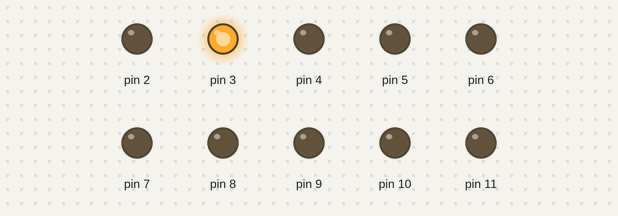
Recording of a sketch running on a simulated Arduino Uno, built with avr-gcc and run on an emulated ATmega328P. Shown: output pins drawn as LEDs (lit = HIGH).

Above: at 0.3 s.
At 1.1 s:
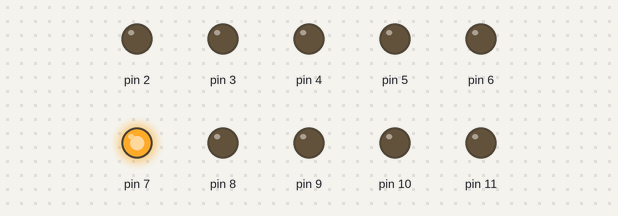
At 2.1 s:
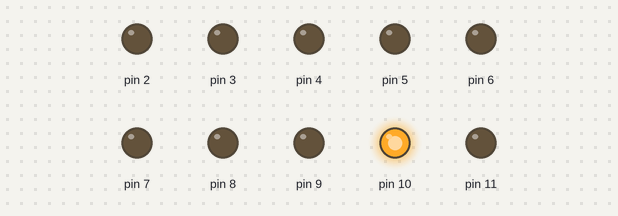
At 3.8 s:
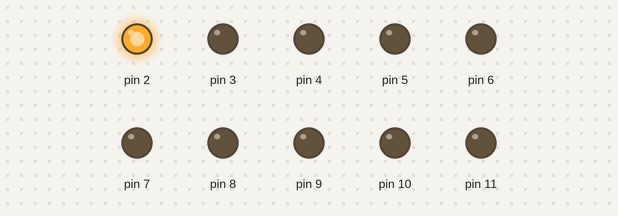
At 6.1 s:
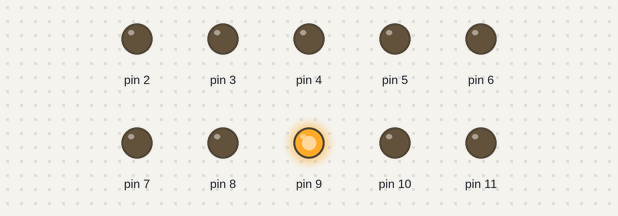
At 8.5 s:
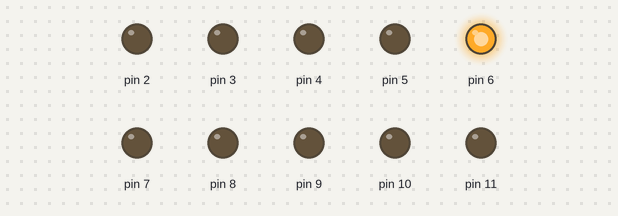
Timing chart, 0 to 8.8 s (numbered marks = the images above):
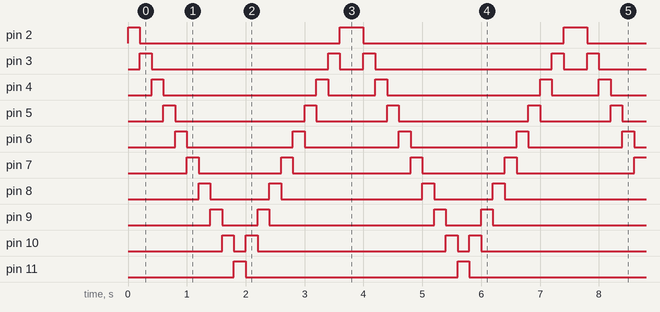

The sketch:

ejercicio6.ino
```cpp
/*
 *  Bienvenidos a Sys On Chip
 * ==============================
 * Ejercicio No.6
 * En este programa vamos a controlar 10 pines digitales
 * del Arduino UNO. El programa consiste en encender y
 * apagar de manera consecutiva 10 leds conectados a los
 * pines digitales del 2 al 11. La secuencia comienza en
 * el pin 2 y activa uno a uno los leds hasta llegar al
 * pin 11. Luego, se regresa la secuencia activando uno
 * a uno los leds desde el pin 11 hasta llegar a la
 * activación del pin 2.
*/

// Declaramos una variable global para definir la velocidad de encendido y apagado de los LEDs
int Vel = 200;  // Tiempo en milisegundos que cada LED permanecerá encendido

void setup() {
  // Configuramos los pines del 2 al 11 como salidas para controlar los LEDs
  // Esto permite que el Arduino envíe señales a estos pines y encienda o apague los LEDs conectados a ellos
  pinMode(2, OUTPUT);
  pinMode(3, OUTPUT);
  pinMode(4, OUTPUT);
  pinMode(5, OUTPUT);
  pinMode(6, OUTPUT);
  pinMode(7, OUTPUT);
  pinMode(8, OUTPUT);
  pinMode(9, OUTPUT);
  pinMode(10, OUTPUT);
  pinMode(11, OUTPUT);
}

void loop() {
  // Secuencia de encendido de izquierda a derecha (pin 2 al 11)
  // Cada LED se enciende, espera un tiempo definido por 'Vel' y luego se apaga
  digitalWrite(2, HIGH);  // Enciende el LED en el pin 2
  delay(Vel);              // Espera el tiempo especificado en 'Vel'
  digitalWrite(2, LOW);   // Apaga el LED en el pin 2

  digitalWrite(3, HIGH);
  delay(Vel);
  digitalWrite(3, LOW);

  digitalWrite(4, HIGH);
  delay(Vel);
  digitalWrite(4, LOW);

  digitalWrite(5, HIGH);
  delay(Vel);
  digitalWrite(5, LOW);

  digitalWrite(6, HIGH);
  delay(Vel);
  digitalWrite(6, LOW);

  digitalWrite(7, HIGH);
  delay(Vel);
  digitalWrite(7, LOW);

  digitalWrite(8, HIGH);
  delay(Vel);
  digitalWrite(8, LOW);

  digitalWrite(9, HIGH);
  delay(Vel);
  digitalWrite(9, LOW);

  digitalWrite(10, HIGH);
  delay(Vel);
  digitalWrite(10, LOW);

  digitalWrite(11, HIGH);
  delay(Vel);
  digitalWrite(11, LOW);

  // Secuencia de encendido de derecha a izquierda (pin 11 al 2)
  // Ahora el proceso se invierte, encendiendo los LEDs en orden inverso
  digitalWrite(10, HIGH);  // Enciende el LED en el pin 10
  delay(Vel);
  digitalWrite(10, LOW);   // Apaga el LED en el pin 10

  digitalWrite(9, HIGH);
  delay(Vel);
  digitalWrite(9, LOW);

  digitalWrite(8, HIGH);
  delay(Vel);
  digitalWrite(8, LOW);

  digitalWrite(7, HIGH);
  delay(Vel);
  digitalWrite(7, LOW);

  digitalWrite(6, HIGH);
  delay(Vel);
  digitalWrite(6, LOW);

  digitalWrite(5, HIGH);
  delay(Vel);
  digitalWrite(5, LOW);

  digitalWrite(4, HIGH);
  delay(Vel);
  digitalWrite(4, LOW);

  digitalWrite(3, HIGH);
  delay(Vel);
  digitalWrite(3, LOW);

  digitalWrite(2, HIGH);
  delay(Vel);
  digitalWrite(2, LOW);
}
```

Measured:
- by itself, pin 2: repeats every 3.8 s: LOW 3.4 s, HIGH 0.40 s
- by itself, pin 3: repeats every 3.8 s: LOW 3.0 s, HIGH 0.20 s, LOW 0.40 s, HIGH 0.20 s
- by itself, pin 4: repeats every 3.8 s: LOW 2.6 s, HIGH 0.20 s, LOW 0.80 s, HIGH 0.20 s
- by itself, pin 5: repeats every 3.8 s: LOW 2.2 s, HIGH 0.20 s, LOW 1.2 s, HIGH 0.20 s
- by itself, pin 6: alternates HIGH for 0.20 s and LOW for 1.7 s
- by itself, pin 7: repeats every 3.8 s: LOW 1.4 s, HIGH 0.20 s, LOW 2.0 s, HIGH 0.20 s
- by itself, pin 8: repeats every 3.8 s: LOW 1.0 s, HIGH 0.20 s, LOW 2.4 s, HIGH 0.20 s
- by itself, pin 9: repeats every 3.8 s: LOW 0.60 s, HIGH 0.20 s, LOW 2.8 s, HIGH 0.20 s
